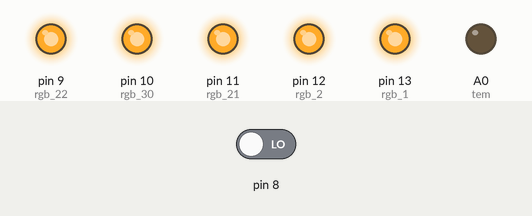
Recording of a sketch running on a simulated Arduino Uno, built with avr-gcc and run on an emulated ATmega328P. Shown: output pins drawn as LEDs (lit = HIGH). The test bench sets the inputs (shaded band); at power-on: pin 8 LOW.

Above: at 9.3 s.
9.4 s: pin 8 driven HIGH
At 11.5 s:
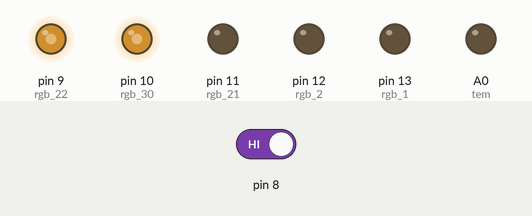
At 12.6 s:
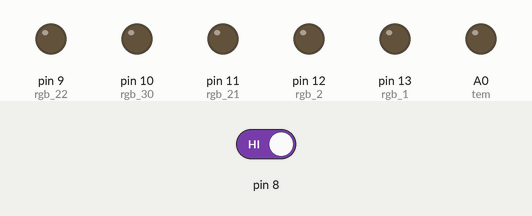
14.7 s: pin 8 driven LOW
At 16.9 s:
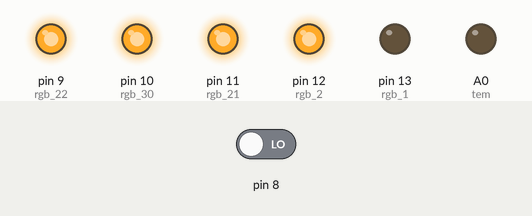
Timing chart, 0 to 26.0 s (numbered marks = the images above; inputs shaded):
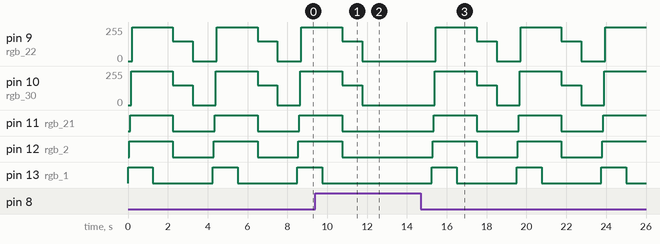

The sketch:

magnificent_bombul1.ino
```cpp
#define rgb_1 13
#define rgb_2 12
#define rgb_21 11
#define rgb_30 10
#define rgb_22 9
#define tem A0

bool boton;

void setup()

{
  pinMode(tem , OUTPUT);
  pinMode(rgb_1 , OUTPUT);
  pinMode(rgb_2 , OUTPUT);
  pinMode(boton, INPUT);

  pinMode(rgb_21 , OUTPUT);
  pinMode(rgb_30 , OUTPUT);
  pinMode(rgb_22 , OUTPUT);
}//fin setup

void loop()
{


  boton = digitalRead( 8 );
  delay( 1 );


  if(boton == HIGH)
  {
    digitalWrite( 13 , LOW );
    delay(500);
    digitalWrite( 12 , LOW );
    delay(500);
    digitalWrite(11 , LOW );
    delay(500);
    digitalWrite( 10 , LOW );
    delay(500);
    digitalWrite( 9 , LOW );
    delay(500);

  } else {
    digitalWrite( 13, HIGH);
    delay(50);
    digitalWrite( 12 , HIGH );
    delay(50);
    digitalWrite( 11 ,	HIGH );
    delay(50);
    digitalWrite( 10 , HIGH );
    delay(50);
    digitalWrite( 9 , HIGH );
    delay(50);

  analogWrite(rgb_1 , 255);
  delay(1000);
  digitalWrite(rgb_2 , HIGH);
  digitalWrite(rgb_21 , HIGH);
  analogWrite(rgb_1 , 0);
  delay(1000);
  analogWrite(rgb_2 , LOW);

  digitalWrite(rgb_21 , LOW);

  analogWrite(rgb_2 , 0 );
  analogWrite(rgb_30 , 150);
  analogWrite(rgb_22 , 150);
  delay(1000);

  analogWrite(rgb_30 , 0);
  analogWrite(rgb_22 , 0);
  delay(1000);
}
}//fin loop
```

Measured:
- after the input at 9.4 s, pin 9 (rgb_22), pin 10 (rgb_30): goes on until 11.8 s, then stays 0/255; pin 11 (rgb_21), pin 12 (rgb_2): goes on until 10.8 s, then stays LOW; pin 13 (rgb_1): goes on until 9.8 s, then stays LOW
- after the input at 14.7 s, pin 9 (rgb_22): 0/255 → 255/255 after 0.76 s, → 150/255 2.1 s later, → 0/255 1.0 s later, → 255/255 1.2 s later, … (7 changes in this stretch); pin 10 (rgb_30): 0/255 → 255/255 after 0.71 s, → 150/255 2.1 s later, → 0/255 1.0 s later, → 255/255 1.2 s later, … (7 changes in this stretch)
- by itself, pin 11 (rgb_21), pin 12 (rgb_2): alternates HIGH for 2.2 s and LOW for 2.1 s
- by itself, pin 13 (rgb_1): alternates HIGH for 1.3 s and LOW for 3.0 s
